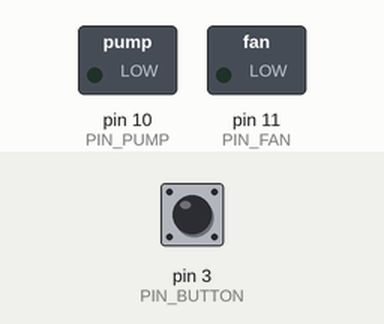
This program was run on a simulated Arduino Pro Mini, built with avr-gcc and run on an emulated ATmega328P. Parts: switched loads named in the program (green lamp = pin HIGH). The test bench sets the inputs (shaded band); at power-on: pin 3 (PIN_BUTTON) HIGH.

Above: at 1.2 s.
1.3 s: pin 3 (PIN_BUTTON) pulled LOW for 0.15 s
At 5.9 s:
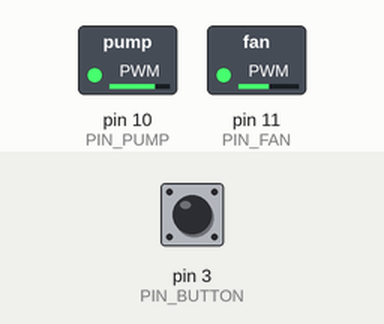
6.5 s: pin 3 (PIN_BUTTON) pulled LOW for 1 s
At 10.4 s:
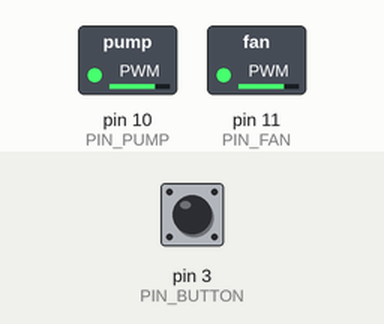
10.5 s: pin 3 (PIN_BUTTON) pulled LOW for 0.15 s
At 15.9 s:
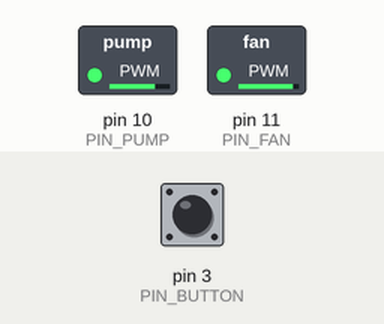
Timing chart, 0 to 17.4 s (numbered marks = the images above; inputs shaded):
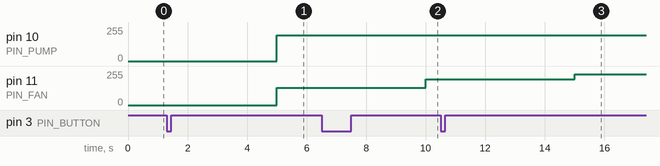

Measured:
- after the input at 1.3 s, pin 10 (PIN_PUMP): 0/255 → 192/255 after 3.7 s; pin 11 (PIN_FAN): 0/255 → 128/255 after 3.7 s
- after the input at 6.5 s, pin 11 (PIN_FAN): 128/255 → 192/255 after 3.5 s
- after the input at 10.5 s, pin 11 (PIN_FAN): 192/255 → 230/255 after 4.5 s

The program:

main.cpp
```cpp
#include <Arduino.h>

// Constants
const int PIN_FAN = 11;
const int PIN_PUMP = 10;
const int PIN_SHUTDOWN = 13;
const int PIN_BUTTON = 3;
const int PIN_FLOAT = 2;

// Types
typedef enum CoolerMode_t {
  COOLER_MODE_OFF,
  COOLER_MODE_LOW,
  COOLER_MODE_MED,
  COOLER_MODE_HIGH
} CoolerMode;

typedef enum PWMSpeed_t {
    PWM_SPEED_LOW = 128,
    PWM_SPEED_MED = 192,
    PWM_SPEED_HIGH = 230,
    PWM_SPEED_PUMP = PWM_SPEED_MED
} PWMSpeed;

// Global Variables
CoolerMode currentMode;
CoolerMode newMode;
boolean isShutdown;

// Function Definitions
void shutdownCooler();
void runCooler(PWMSpeed);
void changeModeIsr();

void setup() {
    newMode = currentMode = COOLER_MODE_OFF;
    isShutdown = true;
    shutdownCooler();
    pinMode(PIN_BUTTON, INPUT_PULLUP);
    pinMode(PIN_FLOAT, INPUT_PULLUP);
    attachInterrupt(digitalPinToInterrupt(PIN_BUTTON), changeModeIsr, FALLING);
}

void loop() {
    // if (digitalRead(PIN_FLOAT) == HIGH) {
    //     newMode = COOLER_MODE_OFF;
    // }

    if (newMode != currentMode) {
        switch(newMode) {
            case COOLER_MODE_OFF:
                shutdownCooler();
                break;
            case COOLER_MODE_LOW:
                runCooler(PWM_SPEED_LOW);
                break;
            case COOLER_MODE_MED:
                runCooler(PWM_SPEED_MED);
                break;
            case COOLER_MODE_HIGH:
                runCooler(PWM_SPEED_HIGH);
                break;
        }

        currentMode = newMode;
    }

    delay(5000);
}

void shutdownCooler() {
    digitalWrite(PIN_SHUTDOWN, LOW);
    analogWrite(PIN_FAN, 0);
    analogWrite(PIN_PUMP, 0);
    isShutdown = true;
}

void runCooler(PWMSpeed fanSpeed) {
    analogWrite(PIN_PUMP, PWM_SPEED_PUMP);
    analogWrite(PIN_FAN, fanSpeed);

    if (isShutdown) {
        digitalWrite(PIN_SHUTDOWN, HIGH);
        isShutdown = false;
    }
}

void changeModeIsr() {
    switch(currentMode) {
        case COOLER_MODE_OFF:
            newMode = COOLER_MODE_LOW;
            break;
        case COOLER_MODE_LOW:
            newMode = COOLER_MODE_MED;
            break;
        case COOLER_MODE_MED:
            newMode = COOLER_MODE_HIGH;
            break;
        case COOLER_MODE_HIGH:
            newMode = COOLER_MODE_OFF;
            break;
    }
}
```
